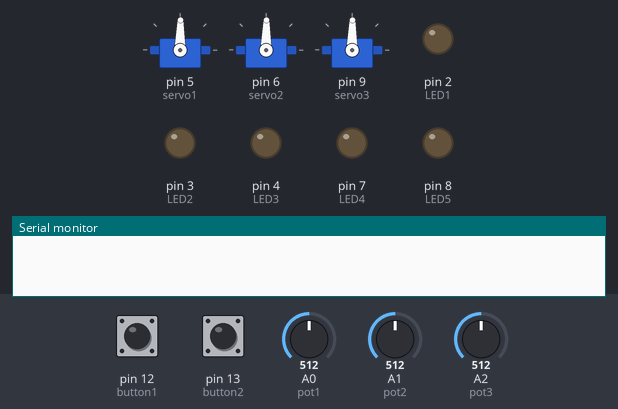
Simulated run of this sketch. Board: Arduino Uno, built with avr-gcc and run on an emulated ATmega328P. Shown: 3 × servo, output pins drawn as LEDs (lit = HIGH), the last lines printed to the serial monitor. The test bench sets the inputs (shaded band); at power-on: pin 12 (button1) LOW, A0 (pot1) = 512, A1 (pot2) = 512, A2 (pot3) = 512, pin 13 (button2) LOW.

Above: at 1.2 s.
1.3 s: pin 12 (button1) pulled HIGH for 1 s
At 2.5 s:
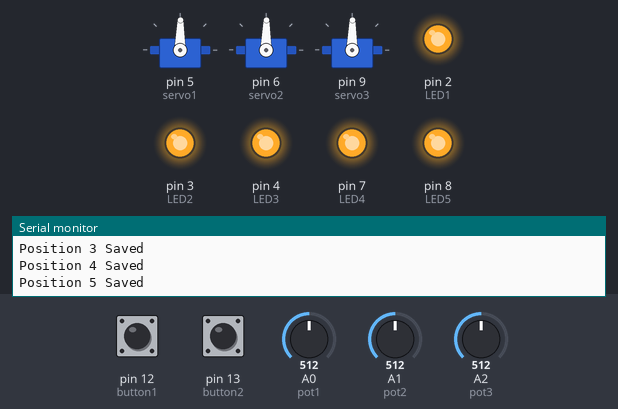
3.8 s: A0 (pot1) set to 716
At 4.6 s:
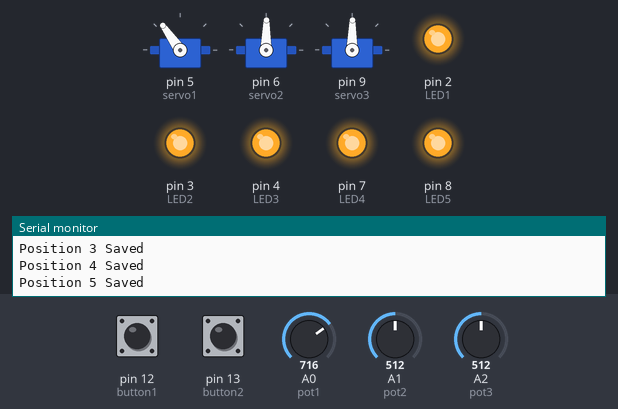
5.3 s: A1 (pot2) set to 716
At 6.2 s:
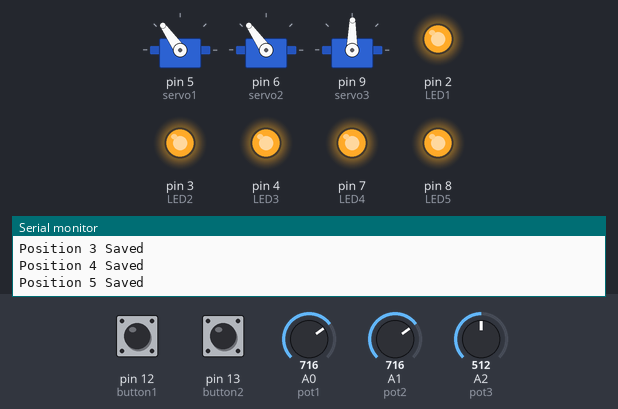
6.8 s: A2 (pot3) set to 716
At 7.7 s:
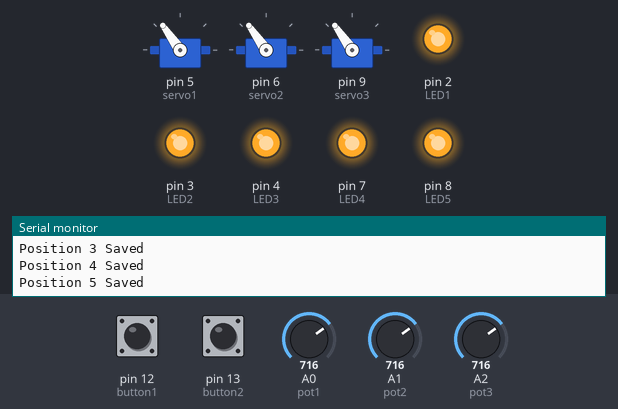
8.3 s: A0 (pot1) set to 900
At 9.2 s:
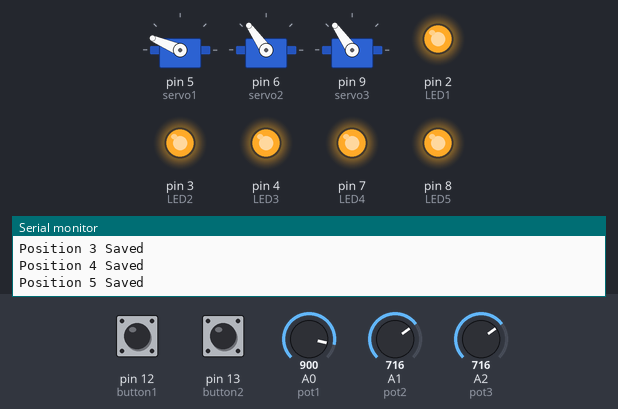
9.8 s: A1 (pot2) set to 900
At 10.7 s:
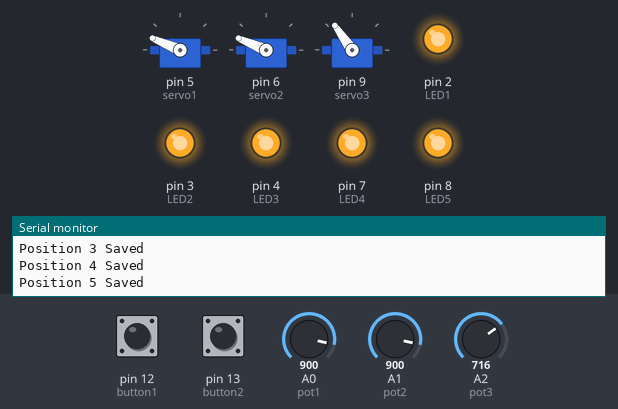
Timing chart, 0 to 12.3 s (numbered marks = the images above; inputs shaded):
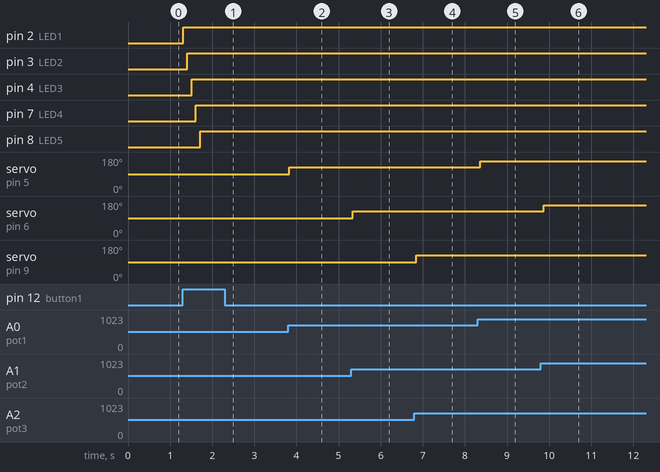

The sketch:

Robotic_Arm.ino
```cpp
#include <Servo.h>

Servo servo1;
Servo servo2;
Servo servo3;

// LEDs
const int LED1 = 2;
const int LED2 = 3;
const int LED3 = 4;
const int LED4 = 7;
const int LED5 = 8;

// Buttons
const int button1 = 12;
const int button2 = 13;

// Button values
int button1Presses = 0; // keep track of how many times button 1 is pressed
boolean button2Pressed = false;

const int pot1 = A0;
const int pot2 = A1;
const int pot3 = A2;

// Potentimeter values
int pot1Val;
int pot1Angle;
int pot2Val;
int pot2Angle;
int pot3Val;
int pot3Angle;

// Array to hold 5 positions of each servo
int servo1Pos[5];
int servo2Pos[5];
int servo3Pos[5];

void setup() {
  // put your setup code here, to run once:

  // Set up servos
  servo1.attach(5);
  servo2.attach(6);
  servo3.attach(9);

  // Set up pin modes
  pinMode(LED1, OUTPUT);
  pinMode(LED2, OUTPUT);
  pinMode(LED3, OUTPUT);
  pinMode(LED4, OUTPUT);
  pinMode(LED5, OUTPUT);
  pinMode(button1, INPUT);
  pinMode(button2, INPUT);

  Serial.begin(9600);
}

void loop() {
  // put your main code here, to run repeatedly:

  // Read pot values and use the map function to map the value to be between 0-179 to be used in the servo
  pot1Val = analogRead(pot1);
  pot1Angle = map(pot1Val, 0, 1023, 0, 179);
  pot2Val = analogRead(pot2);
  pot2Angle = map(pot2Val, 0, 1023, 0, 179);
  pot3Val = analogRead(pot3);
  pot3Angle = map(pot3Val, 0, 1023, 0, 179);

  // Move the servos to the mapped values
  servo1.write(pot1Angle);
  servo2.write(pot2Angle);
  servo3.write(pot3Angle);

  // Depending on how many times button 1 is pressed, it will save the positions the array
  if (digitalRead(button1) == HIGH) {
    button1Presses++;
    switch(button1Presses) {
      case 1:
        servo1Pos[0] = pot1Angle;
        servo2Pos[0] = pot2Angle;
        servo3Pos[0] = pot3Angle;
        digitalWrite(LED1, HIGH);
        Serial.println("Position 1 Saved");
        break;
      case 2:
        servo1Pos[1] = pot1Angle;
        servo2Pos[1] = pot2Angle;
        servo3Pos[1] = pot3Angle;
        digitalWrite(LED2, HIGH);
        Serial.println("Position 2 Saved");
        break;
      case 3:
        servo1Pos[2] = pot1Angle;
        servo2Pos[2] = pot2Angle;
        servo3Pos[2] = pot3Angle;
        digitalWrite(LED3, HIGH);
        Serial.println("Position 3 Saved");
        break;
      case 4:
        servo1Pos[3] = pot1Angle;
        servo2Pos[3] = pot2Angle;
        servo3Pos[3] = pot3Angle;
        digitalWrite(LED4, HIGH);
        Serial.println("Position 4 Saved");
        break;
      case 5:
        servo1Pos[4] = pot1Angle;
        servo2Pos[4] = pot2Angle;
        servo3Pos[4] = pot3Angle;
        digitalWrite(LED5, HIGH);
        Serial.println("Position 5 Saved");
        break;
    }
  }

  if(digitalRead(button2) == HIGH)
    button2Pressed = true;

  // If button 2 is pressed, servos run through all the saved positions
  if(button2Pressed) {
    for (int i = 0; i < 5; i++) {
      servo1.write(servo1Pos[i]);
      servo2.write(servo2Pos[i]);
      servo3.write(servo3Pos[i]);
      Serial.println("Potentimeter Angles: ");
      Serial.println(servo1Pos[i]);
      Serial.println(servo2Pos[i]);
      Serial.println(servo3Pos[i]);
      delay(1050);
    }
  }
  delay(100);
}
```

Measured:
- after the input at 1.3 s, pin 2 (LED1): LOW → HIGH at once; pin 3 (LED2): LOW → HIGH after 0.11 s; pin 4 (LED3): LOW → HIGH after 0.21 s; pin 7 (LED4): LOW → HIGH after 0.31 s; pin 8 (LED5): LOW → HIGH after 0.41 s
- after the input at 3.8 s, servo on pin 5 (servo1): 89° → 125° at once
- after the input at 5.3 s, servo on pin 6 (servo2): 89° → 125° at once
- after the input at 6.8 s, servo on pin 9 (servo3): 89° → 125° after 0.05 s
- after the input at 8.3 s, servo on pin 5 (servo1): 125° → 157° after 0.06 s
- after the input at 9.8 s, servo on pin 6 (servo2): 125° → 157° after 0.07 s
